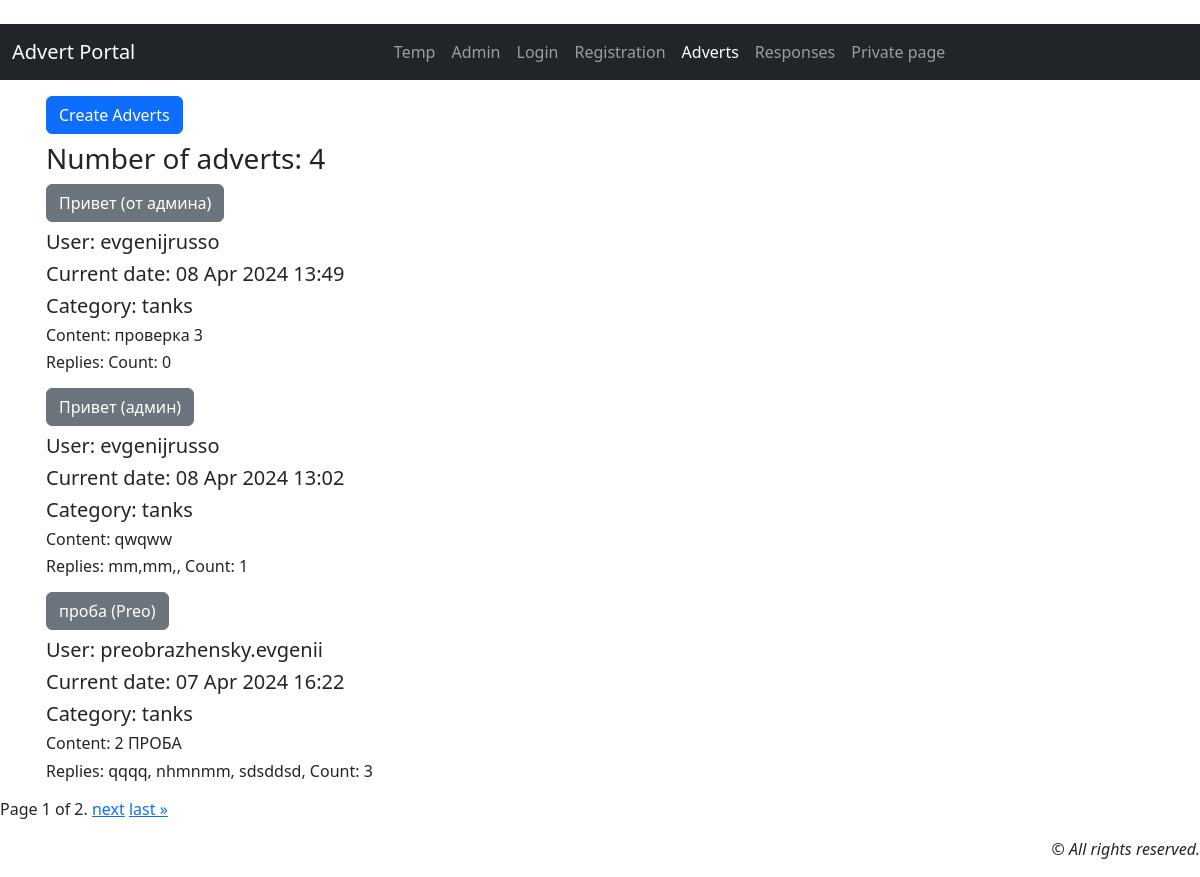
The page /callboard/ on the database its author committed.
### callboard/models.py (models this page shows, shortened)
class Advert(models.Model):
    user = models.ForeignKey(
        settings.AUTH_USER_MODEL, on_delete=models.PROTECT,
        verbose_name='Author of the ad', related_name='adverts',
    )
    category = models.CharField(_('Category'), max_length=20, choices=CATEGORY)
    title = models.CharField(_('Title'), max_length=100)
    content = models.TextField(_('Description'))  # Описание
    created = models.DateTimeField(auto_now_add=True, verbose_name='Created data')
    file = models.FileField("File", upload_to="files/", blank=True, null=True)
    def reply(self):
        return Response.objects.filter(advert_id=self.pk)
    def count_reply(self):
        return len(Response.objects.filter(advert_id=self.pk))
    class Meta:
        verbose_name = _('Advert')
        verbose_name_plural = _('Advert')
        ordering = ['-created']

class User(AbstractUser):
    code = models.CharField(max_length=15, blank=True, null=True, verbose_name=_('Code'))  # доп. поле для user

class Response(models.Model):
    text = models.TextField(_('Reply text'))  # Текст ответа
    response_date = models.DateTimeField(auto_now_add=True, verbose_name=_('Date of response'))  # Дата ответа
    advert = models.ForeignKey(
        Advert,
        on_delete=models.CASCADE,
        verbose_name=_('Advert'),
        related_name='responses'
    )
    user = models.ForeignKey(
        User,
        on_delete=models.CASCADE,
        verbose_name='Author of the ad',
        related_name='responses'
    )
    accept = models.BooleanField(default=False, verbose_name='Accept')  # принимать пользователем объевления
    def __str__(self):
        return f'{self.text[:50]}'
    class Meta:
        verbose_name = _('Response')
        verbose_name_plural = _('Responses')
        ordering = ['-response_date']

### callboard/views/advert.py (the view)
# urls.py: path('callboard/', AdvertList.as_view(), name='advert_list'),  # {% url "advert_list" %}
class AdvertList(ListView):
    model = Advert
    template_name = 'callboard/adverts.html'
    context_object_name = 'adverts'
    paginate_by = 3
    def get_context_data(self, **kwargs):
        context = super().get_context_data(**kwargs)
        context['title'] = 'List of adverts'
        return context

### callboard/templates/callboard/adverts.html (shortened to what this page needs)
{% extends 'default.html' %}
{% load i18n %}
{% block content %}
<div class="container px-lg-3">
     <div class="flex mt-3 mb-2">
        <a class="btn btn-primary" href='{%url "advert_create" %}' role="button">{% trans "Create Adverts" %}</a>
    </div>
    <h3>{% trans "Number of adverts" %}:  {{ page_obj.paginator.count }}  </h3>
    {% for adv in adverts %}
    <div class="mb-3">
      <h4><b class="text-center"><a href="{% url 'advert_detail' adv.id %}" class="btn btn-secondary">{{ adv.title|truncatechars:100 }}</a></b></h4>
      <h5>{% trans "User" %}: {{ adv.user }} </h5>
      <h5>{% trans "Current date" %}: {{ adv.created|date:'d M Y'}} {{adv.created|time:"H:i"}} </h5>
      <h5> {% trans "Category" %}: {{ adv.category }} </h5>
      <h6>{% trans "Content" %}: {{ adv.content|truncatechars:100 }}</h6>
      <h6>{% trans "Replies" %}: {% for field in adv.reply %} {{ field }}, {% endfor %}  {% trans "Count" %}: {{ adv.count_reply }}</h6>
    </div>
    {% empty %}
        <h3>{% trans "No adverts!" %}</h3>
    {% endfor %}
</div>
{% endblock content %}

### callboard/static/callboard/css/styles.css (style rules this page uses)
:root, [data-bs-theme=light] { --bs-blue: #0d6efd; --bs-indigo: #6610f2; --bs-purple: #6f42c1; --bs-pink: #d63384; --bs-red: #dc3545; --bs-orange: #fd7e14; --bs-yellow: #ffc107; --bs-green: #198754; --bs-teal: #20c997; --bs-cyan: #0dcaf0; --bs-black: #000; --bs-white: #fff; --bs-gray: #6c757d; --bs-gray-dark: #343a40; --bs-gray-100: #f8f9fa; --bs-gray-200: #e9ecef; --bs-gray-300: #dee2e6; --bs-gray-400: #ced4da; --bs-gray-500: #adb5bd; --bs-gray-600: #6c757d; --bs-gray-700: #495057; --bs-gray-800: #343a40; --bs-gray-900: #212529; --bs-primary: #0d6efd; --bs-secondary: #6c757d; --bs-success: #198754; --bs-info: #0dcaf0; --bs-warning: #ffc107; --bs-danger: #dc3545; --bs-light: #f8f9fa; --bs-dark: #212529; --bs-primary-rgb: 13, 110, 253; --bs-secondary-rgb: 108, 117, 125; --bs-success-rgb: 25, 135, 84; --bs-info-rgb: 13, 202, 240; --bs-warning-rgb: 255, 193, 7; --bs-danger-rgb: 220, 53, 69; --bs-light-rgb: 248, 249, 250; --bs-dark-rgb: 33, 37, 41; --bs-primary-text-emphasis: #052c65; --bs-secondary-text-emphasis: #2b2f32; --bs-success-text-emphasis: #0a3622; --bs-info-text-emphasis: #055160; --bs-warning-text-emphasis: #664d03; --bs-danger-text-emphasis: #58151c; --bs-light-text-emphasis: #495057; --bs-dark-text-emphasis: #495057; --bs-primary-bg-subtle: #cfe2ff; --bs-secondary-bg-subtle: #e2e3e5; --bs-success-bg-subtle: #d1e7dd; --bs-info-bg-subtle: #cff4fc; --bs-warning-bg-subtle: #fff3cd; --bs-danger-bg-subtle: #f8d7da; --bs-light-bg-subtle: #fcfcfd; --bs-dark-bg-subtle: #ced4da; --bs-primary-border-subtle: #9ec5fe; --bs-secondary-border-subtle: #c4c8cb; --bs-success-border-subtle: #a3cfbb; --bs-info-border-subtle: #9eeaf9; --bs-warning-border-subtle: #ffe69c; --bs-danger-border-subtle: #f1aeb5; --bs-light-border-subtle: #e9ecef; --bs-dark-border-subtle: #adb5bd; --bs-white-rgb: 255, 255, 255; --bs-black-rgb: 0, 0, 0; --bs-font-sans-serif: system-ui, -apple-system, "Segoe UI", Roboto, "Helvetica Neue", "Noto Sans", "Liberation Sans", Arial, sans-serif, "Apple Color Emoji", "Segoe UI Emoji", "Segoe UI Symbol", "Noto Color Emoji"; --bs-font-monospace: SFMono-Regular, Menlo, Monaco, Consolas, "Liberation Mono", "Courier New", monospace; --bs-gradient: linear-gradient(180deg, rgba(255, 255, 255, 0.15), rgba(255, 255, 255, 0)); --bs-body-font-family: var(--bs-font-sans-serif); --bs-body-font-size: 1rem; --bs-body-font-weight: 400; --bs-body-line-height: 1.5; --bs-body-color: #212529; --bs-body-color-rgb: 33, 37, 41; --bs-body-bg: #fff; --bs-body-bg-rgb: 255, 255, 255; --bs-emphasis-color: #000; --bs-emphasis-color-rgb: 0, 0, 0; --bs-secondary-color: rgba(33, 37, 41, 0.75); --bs-secondary-color-rgb: 33, 37, 41; --bs-secondary-bg: #e9ecef; --bs-secondary-bg-rgb: 233, 236, 239; --bs-tertiary-color: rgba(33, 37, 41, 0.5); --bs-tertiary-color-rgb: 33, 37, 41; --bs-tertiary-bg: #f8f9fa; --bs-tertiary-bg-rgb: 248, 249, 250; --bs-heading-color: inherit; --bs-link-color: #0d6efd; --bs-link-color-rgb: 13, 110, 253; --bs-link-decoration: underline; --bs-link-hover-color: #0a58ca; --bs-link-hover-color-rgb: 10, 88, 202; --bs-code-color: #d63384; --bs-highlight-color: #212529; --bs-highlight-bg: #fff3cd; --bs-border-width: 1px; --bs-border-style: solid; --bs-border-color: #dee2e6; --bs-border-color-translucent: rgba(0, 0, 0, 0.175); --bs-border-radius: 0.375rem; --bs-border-radius-sm: 0.25rem; --bs-border-radius-lg: 0.5rem; --bs-border-radius-xl: 1rem; --bs-border-radius-xxl: 2rem; --bs-border-radius-2xl: var(--bs-border-radius-xxl); --bs-border-radius-pill: 50rem; --bs-box-shadow: 0 0.5rem 1rem rgba(0, 0, 0, 0.15); --bs-box-shadow-sm: 0 0.125rem 0.25rem rgba(0, 0, 0, 0.075); --bs-box-shadow-lg: 0 1rem 3rem rgba(0, 0, 0, 0.175); --bs-box-shadow-inset: inset 0 1px 2px rgba(0, 0, 0, 0.075); --bs-focus-ring-width: 0.25rem; --bs-focus-ring-opacity: 0.25; --bs-focus-ring-color: rgba(13, 110, 253, 0.25); --bs-form-valid-color: #198754; --bs-form-valid-border-color: #198754; --bs-form-invalid-color: #dc3545; --bs-form-invalid-border-color: #dc3545; }

### rows shown on the page
Advert: title "Привет (от админа)", user "evgenijrusso", created "08 Apr 2024", created "13:49", category "tanks", content "проверка 3", count_reply "0"
Advert: title "Привет (админ)", user "evgenijrusso", created "08 Apr 2024", created "13:02", category "tanks", content "qwqww", count_reply "1"
Response: text "mm,mm,"
Advert: title "проба (Preo)", user "preobrazhensky.evgenii", created "07 Apr 2024", created "16:22", category "tanks", content "2 ПРОБА", count_reply "3"
Response: text "qqqq"
Response: text "nhmnmm"
Response: text "sdsddsd"

### other values the page prints
{{ page_obj.paginator.count }} "4"
{{ page_obj.number }} "1"
{{ page_obj.paginator.num_pages }} "2"
